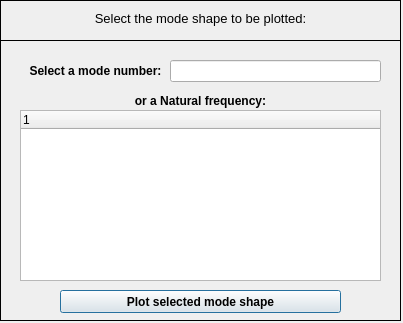
<?xml version="1.0" encoding="UTF-8"?>
<ui version="4.0">
 <class>Dialog</class>
 <widget class="QDialog" name="Dialog">
  <property name="windowModality">
   <enum>Qt::NonModal</enum>
  </property>
  <property name="geometry">
   <rect>
    <x>0</x>
    <y>0</y>
    <width>403</width>
    <height>323</height>
   </rect>
  </property>
  <property name="sizePolicy">
   <sizepolicy hsizetype="Fixed" vsizetype="Fixed">
    <horstretch>0</horstretch>
    <verstretch>0</verstretch>
   </sizepolicy>
  </property>
  <property name="contextMenuPolicy">
   <enum>Qt::DefaultContextMenu</enum>
  </property>
  <property name="windowTitle">
   <string>Plot mode shapes</string>
  </property>
  <property name="windowIcon">
   <iconset>
    <normaloff>../../../../../../Downloads/load - Copia.png</normaloff>../../../../../../Downloads/load - Copia.png</iconset>
  </property>
  <property name="whatsThis">
   <string/>
  </property>
  <widget class="QWidget" name="widget" native="true">
   <property name="geometry">
    <rect>
     <x>0</x>
     <y>0</y>
     <width>401</width>
     <height>321</height>
    </rect>
   </property>
   <property name="font">
    <font>
     <kerning>true</kerning>
    </font>
   </property>
   <widget class="QFrame" name="frame">
    <property name="geometry">
     <rect>
      <x>0</x>
      <y>0</y>
      <width>401</width>
      <height>41</height>
     </rect>
    </property>
    <property name="frameShape">
     <enum>QFrame::Box</enum>
    </property>
    <property name="frameShadow">
     <enum>QFrame::Plain</enum>
    </property>
    <property name="lineWidth">
     <number>1</number>
    </property>
    <widget class="QLabel" name="label">
     <property name="geometry">
      <rect>
       <x>10</x>
       <y>10</y>
       <width>381</width>
       <height>16</height>
      </rect>
     </property>
     <property name="font">
      <font>
       <pointsize>10</pointsize>
       <italic>false</italic>
      </font>
     </property>
     <property name="text">
      <string>Select the mode shape to be plotted:</string>
     </property>
     <property name="textFormat">
      <enum>Qt::AutoText</enum>
     </property>
     <property name="alignment">
      <set>Qt::AlignCenter</set>
     </property>
    </widget>
   </widget>
   <widget class="QFrame" name="frame_2">
    <property name="geometry">
     <rect>
      <x>0</x>
      <y>40</y>
      <width>401</width>
      <height>281</height>
     </rect>
    </property>
    <property name="frameShape">
     <enum>QFrame::Box</enum>
    </property>
    <property name="frameShadow">
     <enum>QFrame::Plain</enum>
    </property>
    <widget class="QWidget" name="verticalLayoutWidget">
     <property name="geometry">
      <rect>
       <x>20</x>
       <y>20</y>
       <width>151</width>
       <height>21</height>
      </rect>
     </property>
     <layout class="QVBoxLayout" name="verticalLayout">
      <item>
       <widget class="QLabel" name="label_2">
        <property name="font">
         <font>
          <weight>75</weight>
          <bold>true</bold>
         </font>
        </property>
        <property name="text">
         <string>Select a mode number:</string>
        </property>
        <property name="alignment">
         <set>Qt::AlignCenter</set>
        </property>
       </widget>
      </item>
     </layout>
    </widget>
    <widget class="QWidget" name="verticalLayoutWidget_2">
     <property name="geometry">
      <rect>
       <x>170</x>
       <y>20</y>
       <width>211</width>
       <height>22</height>
      </rect>
     </property>
     <layout class="QVBoxLayout" name="verticalLayout_2">
      <item>
       <widget class="QLineEdit" name="lineEdit"/>
      </item>
     </layout>
    </widget>
    <widget class="QWidget" name="verticalLayoutWidget_3">
     <property name="geometry">
      <rect>
       <x>20</x>
       <y>50</y>
       <width>361</width>
       <height>21</height>
      </rect>
     </property>
     <layout class="QVBoxLayout" name="verticalLayout_3">
      <item>
       <widget class="QLabel" name="label_3">
        <property name="font">
         <font>
          <weight>75</weight>
          <bold>true</bold>
         </font>
        </property>
        <property name="text">
         <string>or a Natural frequency:</string>
        </property>
        <property name="alignment">
         <set>Qt::AlignCenter</set>
        </property>
       </widget>
      </item>
     </layout>
    </widget>
    <widget class="QTreeWidget" name="treeWidget">
     <property name="geometry">
      <rect>
       <x>20</x>
       <y>70</y>
       <width>361</width>
       <height>171</height>
      </rect>
     </property>
     <column>
      <property name="text">
       <string notr="true">1</string>
      </property>
     </column>
    </widget>
    <widget class="QPushButton" name="pushButton">
     <property name="geometry">
      <rect>
       <x>60</x>
       <y>250</y>
       <width>281</width>
       <height>23</height>
      </rect>
     </property>
     <property name="font">
      <font>
       <weight>75</weight>
       <bold>true</bold>
      </font>
     </property>
     <property name="text">
      <string>Plot selected mode shape</string>
     </property>
    </widget>
   </widget>
  </widget>
 </widget>
 <resources/>
 <connections/>
</ui>
